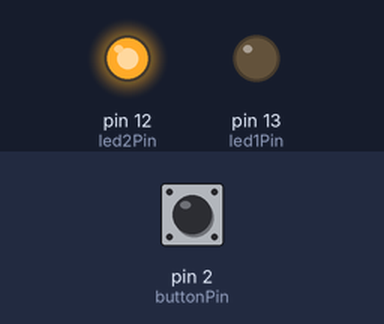
This sketch was run on a simulated Arduino Uno, built with avr-gcc and run on an emulated ATmega328P. Shown: output pins drawn as LEDs (lit = HIGH). The test bench sets the inputs (shaded band); at power-on: pin 2 (buttonPin) LOW.

Above: at 2.8 s.
2.9 s: pin 2 (buttonPin) pulled HIGH for 2.15 s
At 3.5 s:
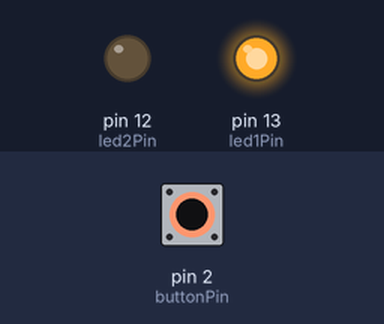
Timing chart, 0 to 12.5 s (numbered marks = the images above; inputs shaded):
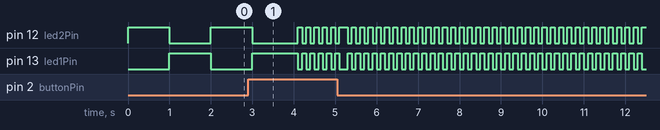

The sketch:

Projeto4.ino
```cpp
int led1Pin = 13;
int led2Pin = 12;
int buttonPin = 2;
int faseBotao;
int buttonEstado;
int buttonOldEstado;
int interval;

void setup() {
  // put your setup code here, to run once:

  pinMode(led1Pin,OUTPUT);
  pinMode(led2Pin,OUTPUT);
  pinMode(buttonPin,INPUT);
  faseBotao = 1;
  buttonOldEstado = digitalRead(buttonPin);
  interval=1000;

}

void loop() {
  // put your main code here, to run repeatedly:

  buttonEstado = digitalRead(buttonPin);

  if((buttonEstado == HIGH) && (buttonOldEstado == LOW)){
    if(faseBotao == 1){
      faseBotao = faseBotao +1;
    }else{
    faseBotao = 1;
    }
  }
  buttonOldEstado = buttonEstado;

  if(faseBotao == 1){
    interval = 1000;
  }else{
    interval = 100;
  }

  digitalWrite(led1Pin,buttonEstado);
  digitalWrite(led2Pin,!buttonEstado);
  delay(interval);
  digitalWrite(led1Pin,!buttonEstado);
  digitalWrite(led2Pin,buttonEstado);
  delay(interval);

}
```
